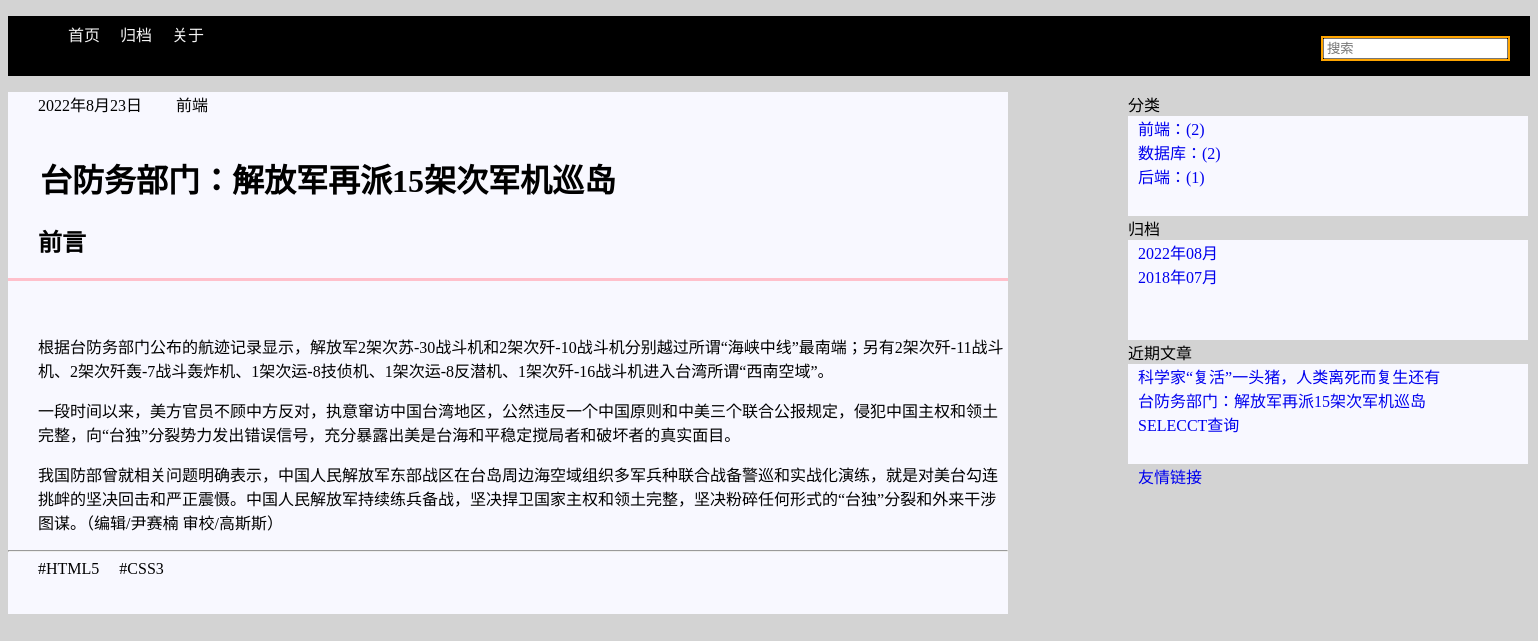
/post/1, run on the app's committed database.
### post/models.py (models this page shows, shortened)
class Post(models.Model):
    title=models.CharField(max_length=20,unique=True,verbose_name='标题')
    desc=models.CharField(max_length=200,verbose_name='简介')
    content = RichTextUploadingField(verbose_name='内容')
    created=models.DateTimeField(auto_now_add=True)
    modified=models.DateTimeField(auto_now=True)
    isdelete=models.BooleanField(default=False,verbose_name='是否删除')
    category=models.ForeignKey(Category,on_delete=models.CASCADE,verbose_name='所属标签')
    tag=models.ManyToManyField(Tag,verbose_name='所属类别')
    class Meta:
        db_table='t_post'
        verbose_name_plural='帖子'

class Category(models.Model):
    cname=models.CharField(max_length=20,unique=True,verbose_name='类别名')
    class Meta:
        db_table='t_category'
        verbose_name_plural='类别'

class Tag(models.Model):
    tname=models.CharField(max_length=20,unique=True,verbose_name='标签名')
    class Meta:
        db_table='t_tag'
        verbose_name_plural='标签'

### post/views.py (the view)
# urls.py: re_path(r'^post/(\d+)$',views.Detailview.as_view()),
class Detailview(View):
    def get(self,request,postid):
        postid=int(postid)
        post_obj=Post.objects.get(id=postid)
        return render(request,'detail.html',{'post_obj':post_obj})

### post/mycontext.py (called while the page is built)
def getrightinfo(request):
    r_cate_post=Post.objects.values('category__cname','category').annotate(c=Count('*')).order_by('-c')
    r_recent_post=Post.objects.order_by('-created')[2:]
    cursor=connection.cursor()
    filepost=cursor.execute("select created,count('*') count from t_post GROUP by strftime('%Y-%m',created) order by count desc")
    r_file_post=filepost.fetchall()
    print(r_file_post)
    return {'r_cate_post':r_cate_post,'r_recent_post':r_recent_post,'r_file_post':r_file_post}

### post/templatetags/mymarkdown.py (called while the page is built)
@register.filter
def md(value):
    import markdown
    return markdown.markdown(value)

### post/templates/detail.html (shortened to what this page needs)
{% extends 'base.html' %}
{% load mymarkdown %}
{% block main %}
    <div class="zuobian">
        <span>{{ post_obj.created|date }}</span>
        <span>{{ post_obj.category.cname }}</span>
            <div class="qita">
            <br>
                <h1>&emsp;{{ post_obj.title }}</h1>
                <h2>&emsp; 前言</h2>
                <hr size="3px" color="pink">
                <span>{{ post_obj.content|md|safe }}</span>
                <hr>
                <span>
                    {% for tag in post_obj.tag.all %}
                        #{{ tag.tname }}&emsp;
                    {% endfor %}
                </span>
            <br><br><br>
            </div>
    </div>
{% endblock %}

### templates/right.html (shortened to what this page needs)
<li class="sidebar">
    <div class="youbian">
        <span>分类</span>
        <div class="fenlei">
            {% for rc in r_cate_post %}
                <a href="/category/{{ rc.category }}">{{ rc.category__cname }}：({{ rc.c }})</a>
                <br>
            {% endfor %}
        </div>
        <span>归档</span>
        <div class="guidang">
            {% for rf in r_file_post %}
                <a href="/archive/{{ rf.0|date:'Y' }}/{{ rf.0|date:'m' }}">{{ rf.0|date:'Y' }}年{{ rf.0|date:'m' }}月</a>
                <br>
            {% endfor %}
        </div >
        <span>近期文章</span>
        <div class="jinqiwenzhang">
            {% for rr in r_recent_post %}
                <a href="/post/{{ rr.id}}">{{ rr.title}}</a>
                <br>
            {% endfor %}
        </div>
        <a href="https://wwww.baidu.com" class="youqinglianjie">友情链接</a>
    </div>
</li>

### static/css/blog.css (style rules this page uses)
.guide { background-color:lightgray }
.outer li { list-style: none; }
.zuobian span { margin-left: 30px; }
.zuobian { float: left; width: 1000px; background-color: ghostwhite; }
.youbian { float: right; background-color: lightgray; }
.fenlei { height: 100px; width: 400px; background-color: ghostwhite; }
.guidang { height: 100px; width: 400px; background-color: ghostwhite; }
.jinqiwenzhang { height: 100px; width: 400px; background-color: ghostwhite; }

### templates/right.html (style rules this page uses)
.youbian a { margin: 10px; text-decoration: none; }

### data on the page
Post: created "2022年8月23日", category.cname "前端", title "台防务部门：解放军再派15架次军机巡岛", content|md "根据台防务部门公布的航迹记录显示，解放军2架次苏-30战斗机和2架次歼-10战斗机分别越过所谓“海峡中线”最南端；另有2架次歼-11战斗机、2架次歼轰-7战斗轰炸机、1架次运-8技侦机、1架次运-8反潜机、1架次歼-16战斗机进入台湾所谓“西南空域”。 一段时间以来，美方官员不顾中方反对，执意窜访中国台湾地区，公然违反一个中国原则和中美三个联合公报规定，侵犯中国主权和领土完整，向“台独”分裂势力发出错误信号，充分暴露出美是台海和平稳定搅局者和破坏者的真实面目。 我国防部曾就相关问题明确表示，中国人民解放军东部战区在台岛周边海空域组织多军兵种联合战备警巡和实战化演练，就是对美台勾连挑衅的坚决回击和严正震慑。中国人民解放军持续练兵备战，坚决捍卫国家主权和领土完整，坚决粉碎任何形式的“台独”分裂和外来干涉图谋。（编辑/尹赛楠 审校/高斯斯）"
Tag: tname "HTML5"
Tag: tname "CSS3"
Post: title "科学家“复活”一头猪，人类离死而复生还有"
Post: title "SELECCT查询"

### other printed values
{{ rc.category__cname }} "前端" "数据库" "后端"
{{ rc.c }} "2" "2" "1"
{{ rf.0|date:'Y' }} "2022" "2018"
{{ rf.0|date:'m' }} "08" "07"
